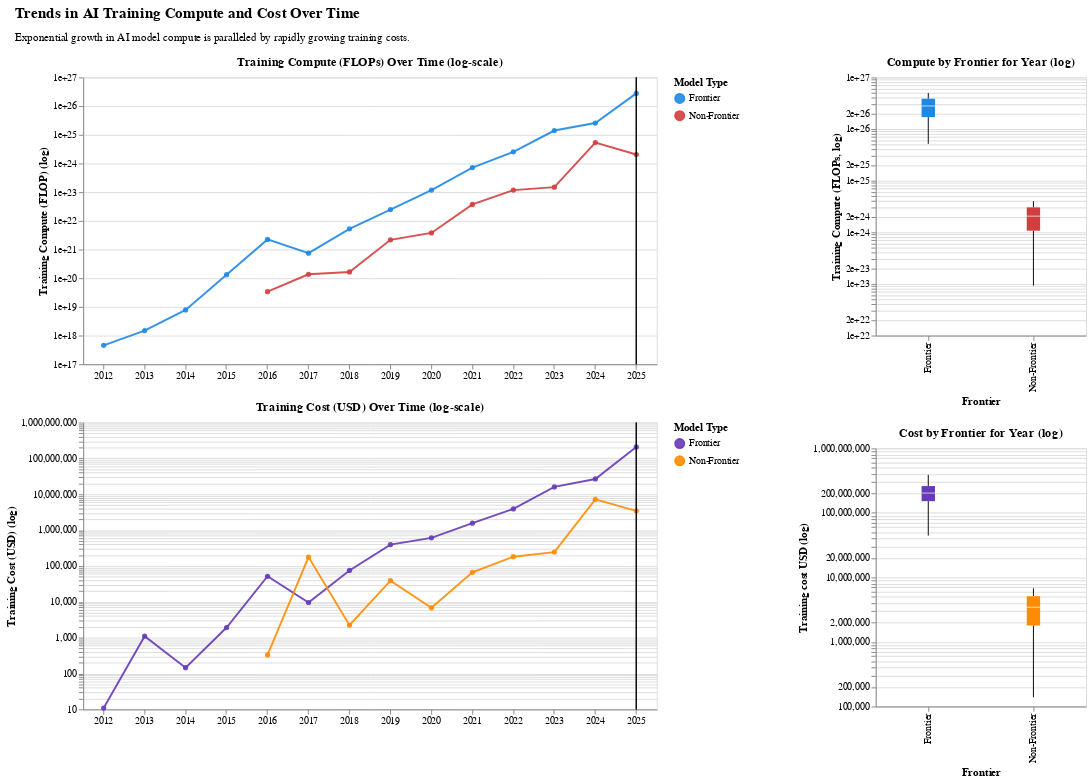

Vega-Lite specification for this chart:
### Vega-Lite specification from a JSON file in a GitHub repository (floating-point values rounded to 4 significant figures; data arrays with more than 128 entries replaced by an {"elided": "..."} marker saying what was removed)
{"config": {"view": {"continuousWidth": 300, "continuousHeight": 300}, "font": "Helvetica Neue"}, "hconcat": [{"vconcat": [{"layer": [{"data": {"name": "data-89c7292f0d7950d73b8e71e17376306d"}, "mark": {"type": "line", "point": true}, "encoding": {"color": {"field": "frontier_model", "scale": {"domain": ["Frontier", "Non-Frontier"], "range": ["#1E88E5", "#D43D3D"]}, "title": "Model Type", "type": "nominal"}, "opacity": {"condition": [{"param": "param_1", "value": 0.9}], "value": 0.3}, "tooltip": [{"field": "year", "title": "Year", "type": "ordinal"}, {"field": "frontier_model", "title": "Model type", "type": "nominal"}, {"field": "training_compute_(flop)", "title": "Training compute (FLOPs)", "type": "quantitative"}], "x": {"axis": {"labelAngle": 0}, "field": "year", "title": "Year", "type": "ordinal"}, "y": {"field": "training_compute_(flop)", "scale": {"type": "log"}, "title": "Training Compute (FLOP) (log)", "type": "quantitative"}}, "name": "view_1", "title": "Training Compute (FLOPs) Over Time (log-scale)"}, {"data": {"name": "data-588557821333a38be6f9edd142c8350f"}, "mark": {"type": "rule", "color": "black", "strokeWidth": 0.5}, "encoding": {"tooltip": [{"field": "datum.year", "title": "Selected Year"}], "x": {"field": "year", "title": null, "type": "ordinal"}}, "transform": [{"filter": "(datum.year === selected_year)"}]}], "height": 300, "width": 600}, {"layer": [{"data": {"name": "data-89c7292f0d7950d73b8e71e17376306d"}, "mark": {"type": "line", "point": true}, "encoding": {"color": {"field": "frontier_model", "scale": {"domain": ["Frontier", "Non-Frontier"], "range": ["#673AB7", "#FF8C00"]}, "title": "Model Type", "type": "nominal"}, "opacity": {"condition": [{"param": "param_1", "value": 0.9}], "value": 0.3}, "tooltip": [{"field": "year", "title": "Year", "type": "ordinal"}, {"field": "frontier_model", "title": "Model type", "type": "nominal"}, {"field": "training_compute_cost_(2023_usd)", "title": "Training compute (FLOPs)", "type": "quantitative"}], "x": {"axis": {"labelAngle": 0}, "field": "year", "title": "Year", "type": "ordinal"}, "y": {"field": "training_compute_cost_(2023_usd)", "scale": {"type": "log"}, "title": "Training Cost (USD) (log)", "type": "quantitative"}}, "name": "view_2", "title": "Training Cost (USD) Over Time (log-scale)"}, {"data": {"name": "data-588557821333a38be6f9edd142c8350f"}, "mark": {"type": "rule", "color": "black", "strokeWidth": 0.5}, "encoding": {"tooltip": [{"field": "datum.year", "title": "Selected Year"}], "x": {"field": "year", "title": null, "type": "ordinal"}}, "transform": [{"filter": "(datum.year === selected_year)"}]}], "height": 300, "width": 600}], "resolve": {"scale": {"color": "independent"}}}, {"vconcat": [{"data": {"name": "data-588557821333a38be6f9edd142c8350f"}, "mark": {"type": "boxplot"}, "encoding": {"color": {"field": "frontier_model", "legend": null, "scale": {"domain": ["Frontier", "Non-Frontier"], "range": ["#1E88E5", "#D43D3D"]}, "title": "Model Type", "type": "nominal"}, "x": {"field": "frontier_model", "title": "Frontier", "type": "nominal"}, "y": {"field": "training_compute_(flop)", "scale": {"type": "log"}, "title": "Training Compute (FLOPs, log)", "type": "quantitative"}}, "height": 270, "title": "Compute by Frontier for Year (log)", "transform": [{"filter": "(datum.year === selected_year)"}], "width": 220}, {"data": {"name": "data-588557821333a38be6f9edd142c8350f"}, "mark": {"type": "boxplot"}, "encoding": {"color": {"field": "frontier_model", "legend": null, "scale": {"domain": ["Frontier", "Non-Frontier"], "range": ["#673AB7", "#FF8C00"]}, "type": "nominal"}, "x": {"field": "frontier_model", "title": "Frontier", "type": "nominal"}, "y": {"field": "training_compute_cost_(2023_usd)", "scale": {"type": "log"}, "title": "Training cost USD (log)", "type": "quantitative"}}, "height": 270, "title": "Cost by Frontier for Year (log)", "transform": [{"filter": "(datum.year === selected_year)"}], "width": 220}], "resolve": {"scale": {"color": "independent"}}}], "params": [{"name": "param_1", "select": {"type": "point", "fields": ["frontier_model"]}, "bind": "legend", "views": ["view_1", "view_2"]}, {"name": "selected_year", "bind": {"input": "range", "max": 2025.0, "min": 2012.0, "name": "Year:", "step": 1}, "value": 2025.0}], "spacing": 60, "title": {"text": "Trends in AI Training Compute and Cost Over Time", "anchor": "start", "dx": 10, "dy": -10, "fontSize": 16, "subtitle": "Exponential growth in AI model compute is paralleled by rapidly growing training costs.", "subtitleFontSize": 12, "subtitlePadding": 12}, "$schema": "https://vega.github.io/schema/vega-lite/v5.20.1.json", "datasets": {"data-89c7292f0d7950d73b8e71e17376306d": [{"year": 2012, "frontier_model": "Frontier", "training_compute_(flop)": 4.553e+17, "training_compute_cost_(2023_usd)": 10.86}, {"year": 2013, "frontier_model": "Frontier", "training_compute_(flop)": 1.495e+18, "training_compute_cost_(2023_usd)": 1099.0}, {"year": 2014, "frontier_model": "Frontier", "training_compute_(flop)": 7.851e+18, "training_compute_cost_(2023_usd)": 145.4}, {"year": 2015, "frontier_model": "Frontier", "training_compute_(flop)": 1.325e+20, "training_compute_cost_(2023_usd)": 1914.0}, {"year": 2016, "frontier_model": "Frontier", "training_compute_(flop)": 2.252e+21, "training_compute_cost_(2023_usd)": 51580.0}, {"year": 2016, "frontier_model": "Non-Frontier", "training_compute_(flop)": 3.373e+19, "training_compute_cost_(2023_usd)": 329.2}, {"year": 2017, "frontier_model": "Frontier", "training_compute_(flop)": 7.462e+20, "training_compute_cost_(2023_usd)": 9562.0}, {"year": 2017, "frontier_model": "Non-Frontier", "training_compute_(flop)": 1.371e+20, "training_compute_cost_(2023_usd)": 176400.0}, {"year": 2018, "frontier_model": "Frontier", "training_compute_(flop)": 5.272e+21, "training_compute_cost_(2023_usd)": 74780.0}, {"year": 2018, "frontier_model": "Non-Frontier", "training_compute_(flop)": 1.649e+20, "training_compute_cost_(2023_usd)": 2218.0}, {"year": 2019, "frontier_model": "Frontier", "training_compute_(flop)": 2.471e+22, "training_compute_cost_(2023_usd)": 394300.0}, {"year": 2019, "frontier_model": "Non-Frontier", "training_compute_(flop)": 2.183e+21, "training_compute_cost_(2023_usd)": 38810.0}, {"year": 2020, "frontier_model": "Frontier", "training_compute_(flop)": 1.177e+23, "training_compute_cost_(2023_usd)": 607800.0}, {"year": 2020, "frontier_model": "Non-Frontier", "training_compute_(flop)": 3.784e+21, "training_compute_cost_(2023_usd)": 6790.0}, {"year": 2021, "frontier_model": "Frontier", "training_compute_(flop)": 7.168e+23, "training_compute_cost_(2023_usd)": 1557000.0}, {"year": 2021, "frontier_model": "Non-Frontier", "training_compute_(flop)": 3.728e+22, "training_compute_cost_(2023_usd)": 66210.0}, {"year": 2022, "frontier_model": "Frontier", "training_compute_(flop)": 2.553e+24, "training_compute_cost_(2023_usd)": 3887000.0}, {"year": 2022, "frontier_model": "Non-Frontier", "training_compute_(flop)": 1.18e+23, "training_compute_cost_(2023_usd)": 181400.0}, {"year": 2023, "frontier_model": "Frontier", "training_compute_(flop)": 1.407e+25, "training_compute_cost_(2023_usd)": 16010000.0}, {"year": 2023, "frontier_model": "Non-Frontier", "training_compute_(flop)": 1.494e+23, "training_compute_cost_(2023_usd)": 243600.0}, {"year": 2024, "frontier_model": "Frontier", "training_compute_(flop)": 2.566e+25, "training_compute_cost_(2023_usd)": 26650000.0}, {"year": 2024, "frontier_model": "Non-Frontier", "training_compute_(flop)": 5.378e+24, "training_compute_cost_(2023_usd)": 7184000.0}, {"year": 2025, "frontier_model": "Frontier", "training_compute_(flop)": 2.78e+26, "training_compute_cost_(2023_usd)": 209500000.0}, {"year": 2025, "frontier_model": "Non-Frontier", "training_compute_(flop)": 2.057e+24, "training_compute_cost_(2023_usd)": 3455000.0}], "data-588557821333a38be6f9edd142c8350f": {"elided": "223 records"}}}
